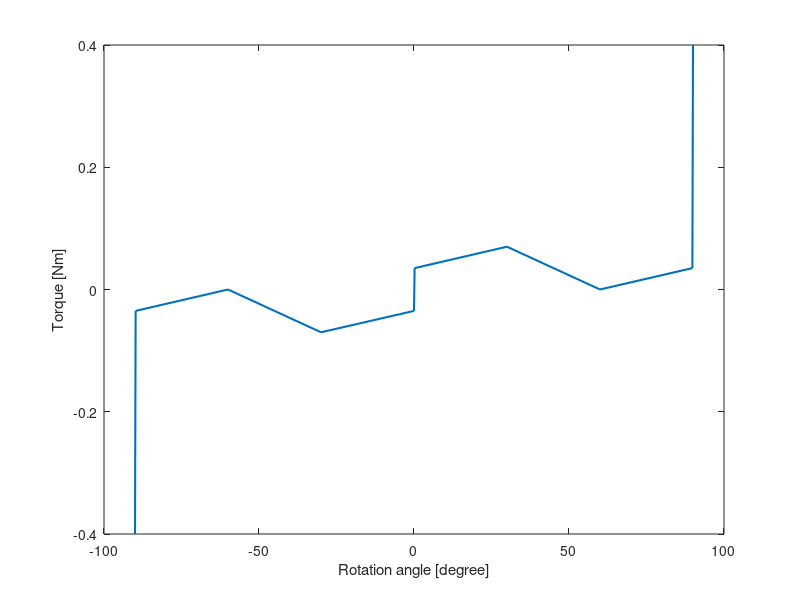

MATLAB code to generate this figure: (Note: this script raises an error after producing the figure.)
% =========================================================================
% ERC Design Step 1: Spring Selection based on target torque and Safety
% Factor (SF)
%
% Author: Rui Wu (rui.wu@usys.ethz.ch)
%         Stefano Mintchev (stefano.mintchev@usys.ethz.ch)
% Environmental Robotics Lab, ETH Zurich, 2024
%
% Funded by the Horizon Europe project in AI & robotics:
% "SPEAR: Spatial Perception & Embodied Autonomy Research"
% =========================================================================

%% Input 1/4: Target Safety Factor (SF)

SF = 2; % default: 2

%% Input 2/4: Required Response
% Need: 1) Theta_EA, Rotation of one cam (1/2 of total bending), in radians
%       2) M_EA, Target torque profile (N*m)
% below is an example

% Rotation of one cam (1/2 of total bending), in radians
Theta_EA = [-45 -44.9 -30 -15 0 0.1 15 30 44.9 45] * pi / 180;  
% Target torque profile (N*m)
M_EA = [-0.4 -0.035 0 -0.07 -0.035 0.035 0.07 0 0.035 0.4];  

%% Input 3/4: Does the ERC has integrated angular sensor (potentiometer): 1->Y, 0->N
sensorised = 0; % influences the mass estimation

%% INPUT 4/4: Resolution (default: 0.1*pi/180)

dtheta = 0.1*pi/180;

%% Spring Requirement Evaluation

% Interpolate the target torque according to resolution
theta = (Theta_EA(1):dtheta:Theta_EA(end)); % acquisition points
M = interp1(Theta_EA, M_EA, theta, 'linear'); % target torque (N*m)
DU = cumtrapz(theta*2, M);% incremental energy starting from theta = 0 (J)
% Target torque variation rate
slopes = diff(M_EA) ./ diff(Theta_EA * 2);  
% Maximum target torque reduction rate
M_slp = -1 * min(slopes);  

%% Display
D = max((0.28*M_slp*1000)^(1/3),(0.33*(max(DU) - min(DU))*1000)^(1/3)); % Mass model's estimation of spring diameter
fprintf('Spring requirement:\n');
fprintf('   Max length & tension:       L_max*T_max >= %.3g N*m\n', 4 * M_slp * SF);
fprintf('   Max. elongation & tension: ΔL_max*T_max >= %.3g N*m\n\n', 2 * (max(DU) - min(DU)) * SF);
fprintf('Mass model estimation (this is only a guideline, as spring selection is not unique):\n');
fprintf('L_max: %.2g mm, coil diameter: %.1g mm, wire diameter: %.1g mm, ', D*10, D, D/5);
fprintf('ERC mass: %.2g g\n', max(max(0.14 * M_slp*1000, 0.17 * (max(DU) - min(DU))*1000), 25)+sensorised*10);
if sensorised == 1
    fprintf('Note: L_max includes the length of coupler, and ERC mass includes 10 g of sensor accesories\n\n');
else
    fprintf('\n');
end
fprintf('For Max. torque reduction rate %.3g N*m/rad\n', M_slp);
fprintf('and target energy variation %.3g J\n', (max(DU) - min(DU)));
fprintf('with Safety Factor SF = %.3g \n', SF);

figure
plot(Theta_EA*2*180/pi,M_EA,'LineWidth', 1.5)
xlabel('Rotation angle [degree]'); ylabel('Torque [Nm]')
fontsize(16,"points")
title('Target ERC torque response')
grid on